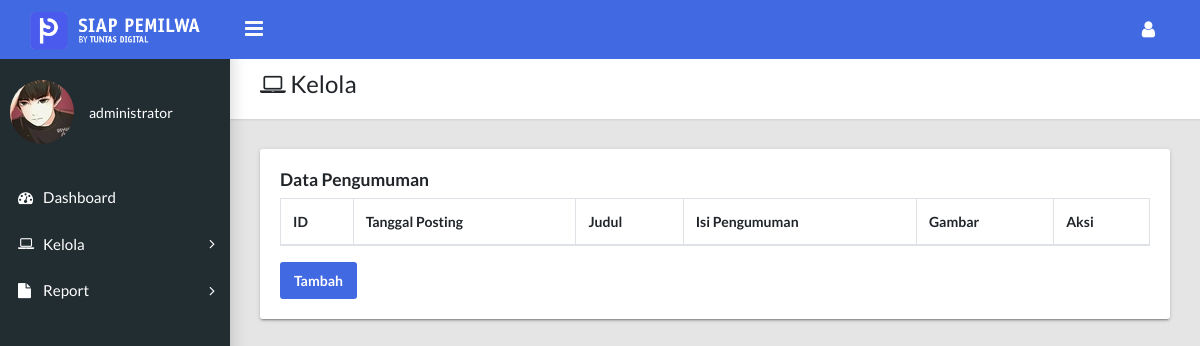
The app's page /index.php/admin/pengumuman, older data.
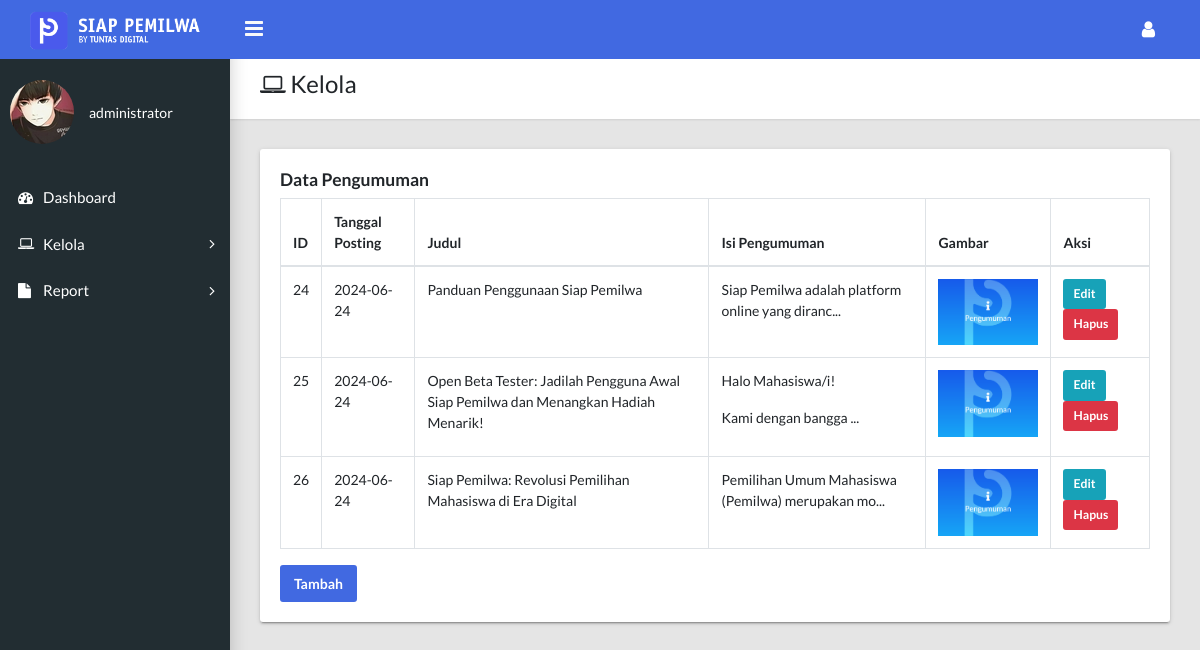
The same page, newer data.
### tables this page shows
CREATE TABLE `pengumuman` (
  `id` int(11) NOT NULL,
  `judul` varchar(255) NOT NULL,
  `isi` text NOT NULL,
  `tanggal_posting` date NOT NULL,
  `gambar` varchar(255) DEFAULT NULL
);

### application/controllers/admin/Pengumuman.php (called while the page is built, shortened)
<?php
class Pengumuman extends CI_Controller {
    public function __construct() {
        $this->load->model('Pengumuman_model');
        $this->load->library('form_validation');
        $this->load->helper('url');
    }
    public function index() {
        $data['pengumuman'] = $this->Pengumuman_model->get_all_pengumuman();
        $this->load->view('admin/pengumuman/index', $data);
    }
}
?>

### index.php (called while the page is built, shortened)
<?php
require_once BASEPATH.'core/CodeIgniter.php';

### application/models/Pengumuman_model.php (called while the page is built, shortened)
<?php
class Pengumuman_model extends CI_Model {
    public function get_all_pengumuman() {
        return $this->db->order_by('tanggal_posting', 'DESC')
                        ->get('pengumuman')
                        ->result();
    }
}
?>

### application/views/admin/pengumuman/index.php (the view, shortened to what this page needs)
<!DOCTYPE html>
<html lang="en">
<head>
    <link rel="stylesheet" type="text/css" href="<?= base_url('assets/css/main.css'); ?>">
    <link rel="stylesheet" type="text/css" href="https://maxcdn.bootstrapcdn.com/font-awesome/4.7.0/css/font-awesome.min.css">
</head>
<body class="app sidebar-mini">
    <?php $this->load->view('./admin/_partials/navbar'); ?>
    <?php $this->load->view('./admin/_partials/sidebar'); ?>
    <main class="app-content">
        <div class="app-title">
            <div>
                <h1><i class="fa fa-laptop"></i> Kelola</h1>
            </div>
        </div>
        <div class="row">
            <div class="col-md-12">
                <div class="tile">
                    <h5>Data Pengumuman</h5>
                    <div class="tile-body">
                        <div class="table-responsive">
                            <table class="table table-hover table-bordered" id="sampleTable">
                                <thead>
                                    <tr>
                                        <th>ID</th>
                                        <th>Tanggal Posting</th>
                                        <th>Judul</th>
                                        <th>Isi Pengumuman</th>
                                        <th>Gambar</th>
                                        <th>Aksi</th>
                                    </tr>
                                </thead>
                                <tbody>
                                    <?php foreach ($pengumuman as $p) : ?>
                                        <tr>
                                            <td><?= $p->id; ?></td>
                                            <td><?= $p->tanggal_posting; ?></td>
                                            <td><?= $p->judul; ?></td>
                                            <td><?= substr($p->isi, 0, 50); ?>...</td>
                                            <td>
                                                <?php if ($p->gambar) : ?>
                                                    <img src="<?= base_url('uploads/' . $p->gambar); ?>" width="100">
                                                <?php else : ?>
                                                    (Tidak ada gambar)
                                                <?php endif; ?>
                                            </td>
                                            <td>
                                                <a href="<?= base_url('admin/pengumuman/edit/' . $p->id); ?>" class="btn btn-info btn-sm">Edit</a>
                                                <a href="<?= base_url('admin/pengumuman/hapus/' . $p->id); ?>" class="btn btn-danger btn-sm" onclick="return confirm('Apakah Anda yakin ingin menghapus pengumuman ini?');">Hapus</a>
                                            </td>
                                        </tr>
                                    <?php endforeach; ?>
                                </tbody>
                            </table>
                        </div>
                        <a href="<?= base_url('admin/pengumuman/tambah'); ?>" class="btn btn-primary">Tambah</a>
                    </div>
                </div>
            </div>
        </div>
    </main>
</body>
</html>

### application/views/admin/_partials/navbar.php (shortened to what this page needs)
<header class="app-header">
  <a class="app-header__logo" href="utama">
    <img src="<?= base_url('assets/images/siap-pemilwa-horizontal-white.png'); ?>" alt="Logo" style="max-width: 200px; max-height: 60px;">
  </a>
  <a class="app-sidebar__toggle mt-1" href="#" data-toggle="sidebar" aria-label="Hide Sidebar"></a>
  <ul class="app-nav">
    <li class="dropdown"><a class="app-nav__item mt-1" href="#" data-toggle="dropdown" aria-label="Open Profile Menu"><i class="fa fa-user fa-lg"></i></a>
    </li>
  </ul>
</header>

### application/views/admin/_partials/sidebar.php (shortened to what this page needs)
<aside class="app-sidebar">
  <div class="app-sidebar__user"><img class="app-sidebar__user-avatar" src="<?= base_url('assets/images/profil.jpg'); ?>" alt="User Image">
    <div>
      <p class="app-sidebar__user-designation">administrator</p>
    </div>
  </div>
  <ul class="app-menu">
    <li><a class="app-menu__item" href="<?= base_url('admin/utama'); ?>"><i class="app-menu__icon fa fa-dashboard"></i><span class="app-menu__label">Dashboard</span></a></li>
    <li class="treeview"><a class="app-menu__item" href="#" data-toggle="treeview"><i class="app-menu__icon fa fa-laptop"></i><span class="app-menu__label">Kelola</span><i class="treeview-indicator fa fa-angle-right"></i></a>
    </li>
    <li class="treeview"><a class="app-menu__item" href="#" data-toggle="treeview"><i class="app-menu__icon fa fa-file"></i><span class="app-menu__label">Report</span><i class="treeview-indicator fa fa-angle-right"></i></a>
    </li>
  </ul>
</aside>

Row changes from the older to the newer data that the page shows:
added pengumuman: id "24", tanggal_posting "2024-06-24", judul "Panduan Penggunaan Siap Pemilwa", isi "Siap Pemilwa adalah platform online yang diranc", gambar (picture)
added pengumuman: id "25", tanggal_posting "2024-06-24", judul "Open Beta Tester: Jadilah Pengguna Awal Siap Pemilwa dan Menangkan Hadiah Menarik!", isi "Halo Mahasiswa/i! Kami dengan bangga", gambar (picture)
added pengumuman: id "26", tanggal_posting "2024-06-24", judul "Siap Pemilwa: Revolusi Pemilihan Mahasiswa di Era Digital", isi "Pemilihan Umum Mahasiswa (Pemilwa) merupakan mo", gambar (picture)
